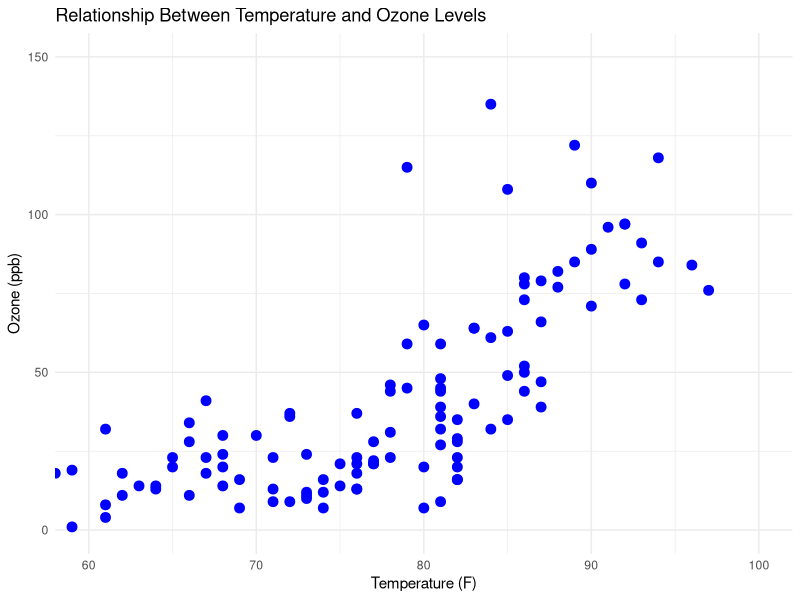
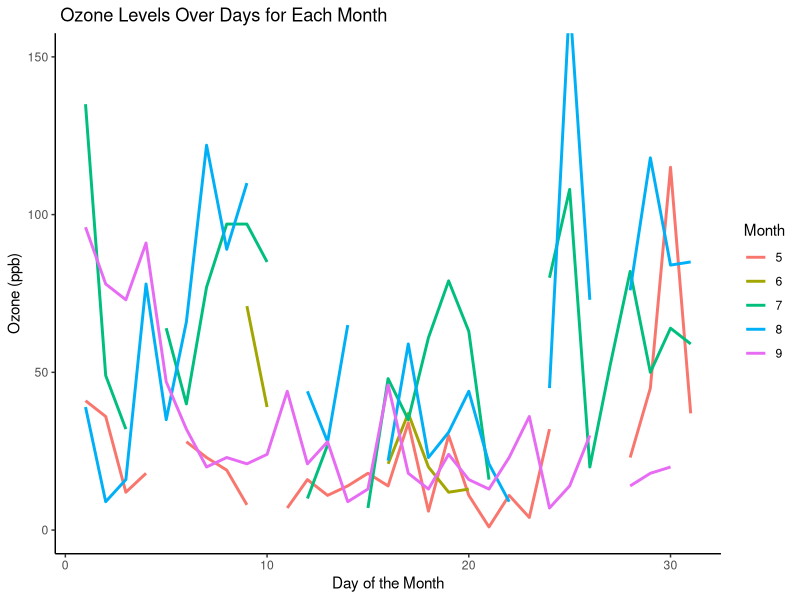
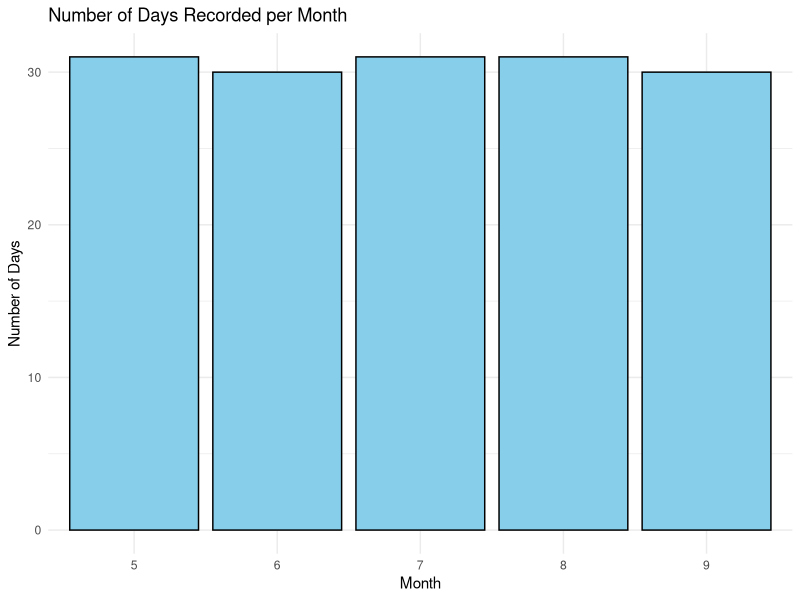

Generate these figures, in order, with R:
# تثبيت ggplot2
install.packages("ggplot2")
library(ggplot2)

# البيانات
airquality

# 1.Scatter Plot
ggplot(airquality, aes(x= Temp, y= Ozone)) +
  geom_point(color = "blue", size= 3) +
  coord_cartesian(xlim = c(60, 100), ylim = c(0,150)) +
  theme_minimal() +
  labs (
    title = "Relationship Between Temperature and Ozone Levels",
    x = "Temperature (F)",
    y = "Ozone (ppb)"
  )

# 2.Line Plot
ggplot(airquality, aes(x = Day, y = Ozone, group = Month, color = factor(Month))) +
  geom_line(linewidth = 1) +
  coord_cartesian(ylim = c(0,150)) +
  theme_classic() +
  labs(
    title = " Ozone Levels Over Days for Each Month",
    x = "Day of the Month",
    y = "Ozone (ppb)",
    color = "Month"
  )

# 3.Bar Plot
ggplot(airquality, aes(x = factor(Month))) +
  geom_bar(fill = "skyblue", color = "black") +
  theme_minimal() +
  labs(title = "Number of Days Recorded per Month",
       x = "Month",
       y = "Number of Days")
































  
